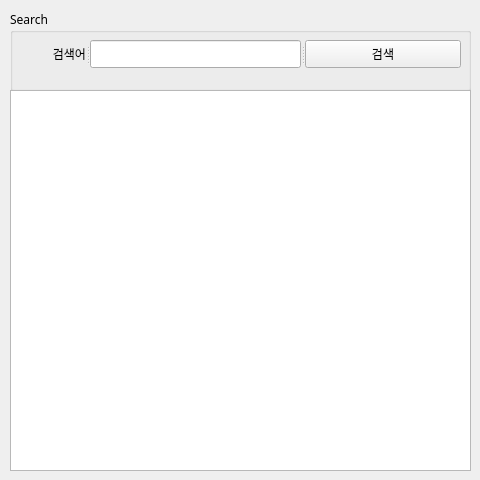
<?xml version="1.0" encoding="UTF-8"?>
<ui version="4.0">
 <class>Form</class>
 <widget class="QWidget" name="Form">
  <property name="geometry">
   <rect>
    <x>0</x>
    <y>0</y>
    <width>480</width>
    <height>480</height>
   </rect>
  </property>
  <property name="sizePolicy">
   <sizepolicy hsizetype="Fixed" vsizetype="Maximum">
    <horstretch>0</horstretch>
    <verstretch>0</verstretch>
   </sizepolicy>
  </property>
  <property name="font">
   <font>
    <family>NanumGothic</family>
   </font>
  </property>
  <property name="windowTitle">
   <string>네이버 뉴스검색</string>
  </property>
  <property name="windowIcon">
   <iconset>
    <normaloff>naver_icon.png</normaloff>naver_icon.png</iconset>
  </property>
  <widget class="QGroupBox" name="groupBox">
   <property name="geometry">
    <rect>
     <x>10</x>
     <y>10</y>
     <width>461</width>
     <height>81</height>
    </rect>
   </property>
   <property name="title">
    <string>Search</string>
   </property>
   <widget class="QSplitter" name="splitter">
    <property name="geometry">
     <rect>
      <x>10</x>
      <y>30</y>
      <width>441</width>
      <height>28</height>
     </rect>
    </property>
    <property name="orientation">
     <enum>Qt::Horizontal</enum>
    </property>
    <widget class="QLabel" name="label">
     <property name="text">
      <string>검색어</string>
     </property>
     <property name="alignment">
      <set>Qt::AlignRight|Qt::AlignTrailing|Qt::AlignVCenter</set>
     </property>
    </widget>
    <widget class="QLineEdit" name="txtSearch"/>
    <widget class="QPushButton" name="pushButton">
     <property name="text">
      <string>검색</string>
     </property>
    </widget>
   </widget>
  </widget>
  <widget class="QTableWidget" name="tblResult">
   <property name="geometry">
    <rect>
     <x>10</x>
     <y>90</y>
     <width>461</width>
     <height>381</height>
    </rect>
   </property>
  </widget>
 </widget>
 <resources/>
 <connections/>
</ui>
